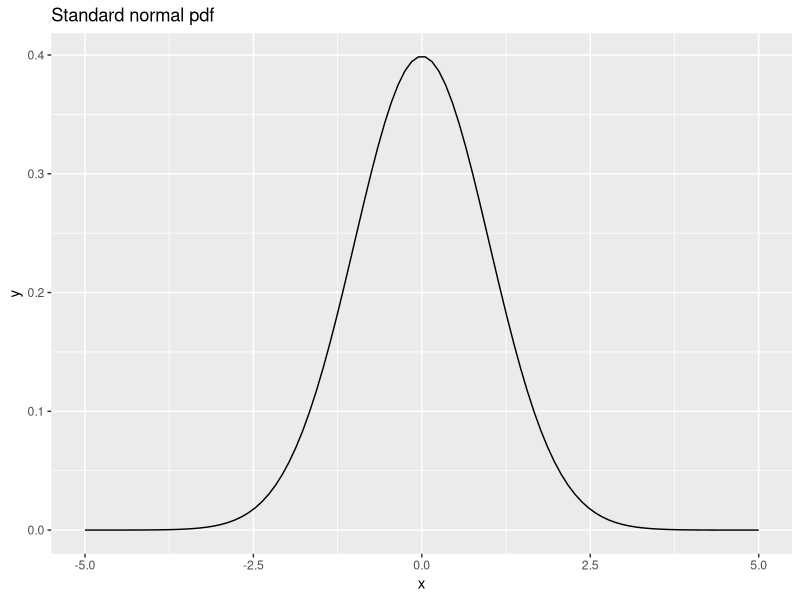
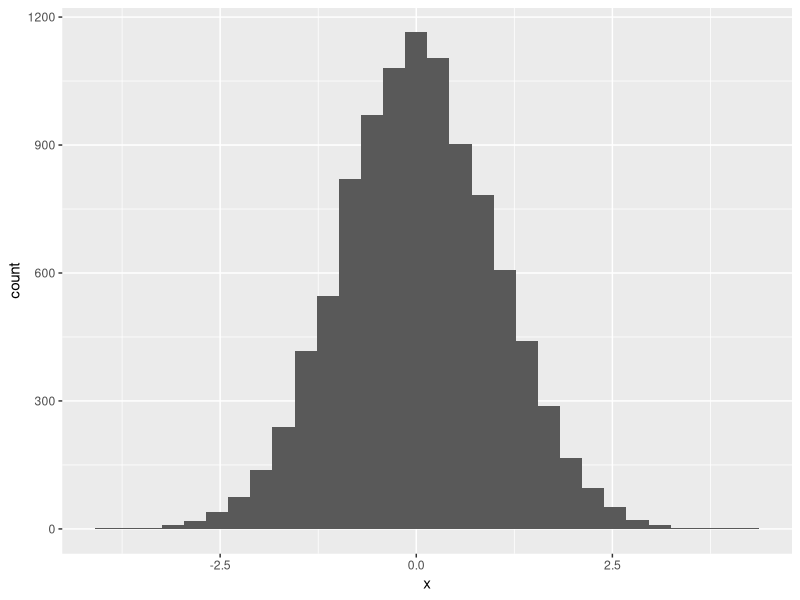

Write the R code that produced these figures, in order.
library(ggplot2)
x = seq(from = -5, to = 5, length=100)
y = dnorm(x = x, mean = 0, sd = 1)
df=data.frame(x=x,y=y)
p=ggplot(data=df,aes(x=x, y=y)) + geom_line()+ ggtitle("Standard normal pdf")
p

n = 10000
x = rnorm(n = n, mean = 0, sd = 1)
q=ggplot(data.frame(x=x),aes(x))+geom_histogram()
q
X = 5